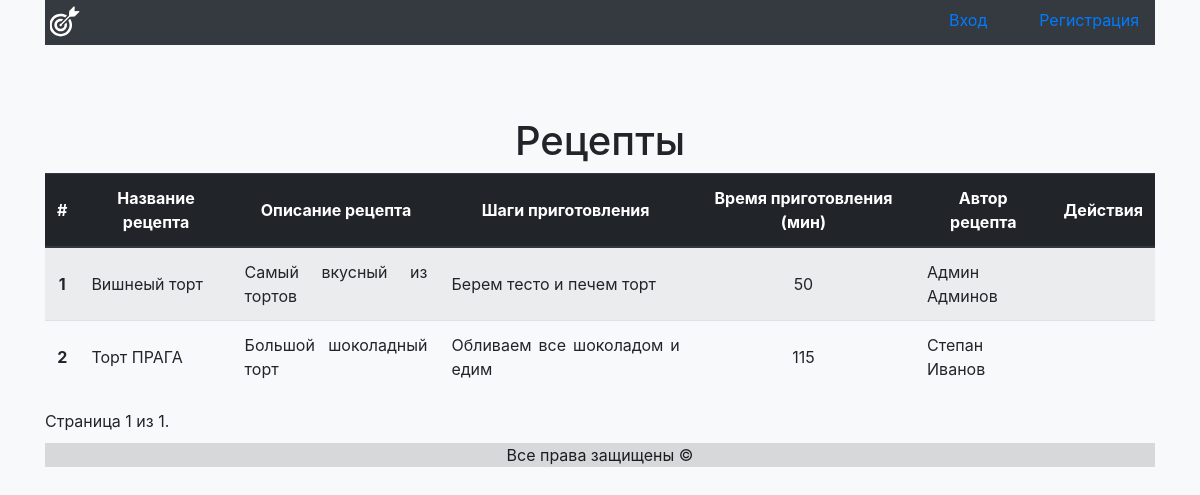
Before: /recipes/ with the older database file.
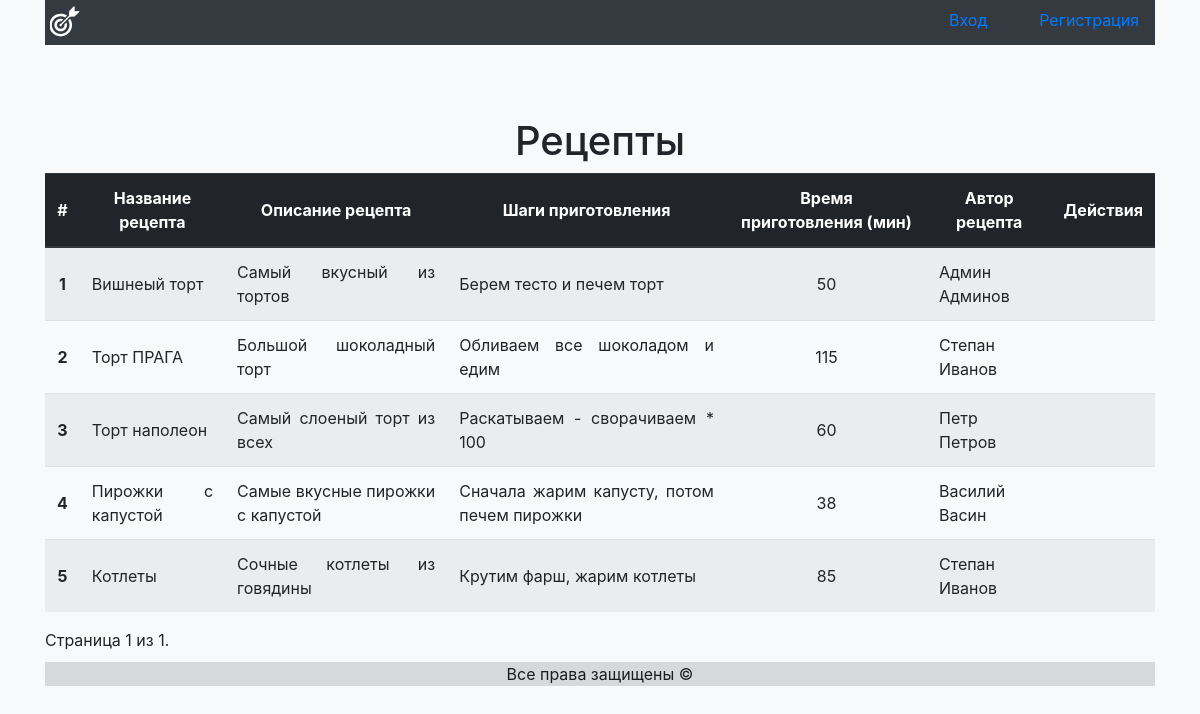
After: the same page with the newer database file.
### website/models.py (models this page shows, shortened)
class Recipe(models.Model):
    name = models.CharField(max_length=100, unique=True)
    description = models.CharField(max_length=255, blank=True, null=True)
    roadmap = models.CharField(max_length=255, blank=True, null=True)
    req_time = models.IntegerField(default=1, validators=[MinValueValidator(1)])
    image = models.CharField(max_length=255, blank=True, null=True)
    author = models.ForeignKey(User, on_delete=models.CASCADE)
    class Meta:
        ordering = ['id']

### website/views.py (the view)
# urls.py: path('recipes/', Recipes.as_view(), name='recipes'),
class Recipes(ListView):
    paginate_by = 2
    model = Recipe
    def get(self, request):
        recipes = Recipe.objects.all()
        paginator = Paginator(recipes, 5)
        page_number = request.GET.get("page")
        page_obj = paginator.get_page(page_number)
        context = {'recipes': recipes,
                   'page_obj': page_obj,
                   }
        return render(request, 'website/recipes.html', context)

### website/templatetags/make_shorter.py (called while the page is built)
@register.filter()
def make_shorter(filtering_str, filtering_width=100):
    return textwrap.shorten(filtering_str, width=filtering_width, placeholder="...")

### website/templates/website/recipes.html (shortened to what this page needs)
{% extends 'website/base.html' %}
{% load make_shorter %}
{% block header %}
<h1>
Рецепты
</h1>
{% endblock %}
{% block content %}
<div class="text-body text-justify">
    <table class="table table-hover table-striped">
        <thead class="thead-dark">
            <tr>
                <th class="text-center align-middle" scope="col">#</th>
                <th class="text-center align-middle" scope="col">Название рецепта</th>
                <th class="text-center align-middle" scope="col">Описание рецепта</th>
                <th class="text-center align-middle" scope="col">Шаги приготовления</th>
                <th class="text-center align-middle" scope="col">Время приготовления (мин)</th>
                <th class="text-center align-middle" scope="col">Автор рецепта</th>
                <th class="text-center align-middle" scope="col">Действия</th>
            </tr>
        </thead>
        <tbody>
            {% for recipe in page_obj %}
                <tr>
                    <th scope="row" class="text-center align-middle">{{ forloop.counter }}</th>
                    <td class="align-middle">{{ recipe.name }}</td>
                    <td class="align-middle">{{ recipe.description|make_shorter:120 }}</td>
                    <td class="align-middle">{{ recipe.roadmap|make_shorter:120 }}</td>
                    <td class="text-center align-middle">{{ recipe.req_time }}</td>
                    <td class="align-middle">{{ recipe.author.get_full_name|default:recipe.author.username }}</td>
                    <td class="text-center align-middle">
                    </td>
                </tr>
            {% endfor %}
        </tbody>
    </table>
</div>
<div class="pagination" style="margin-bottom: 10px">
    <span class="step-links">
        <span class="current">
            Страница {{ page_obj.number }} из {{ page_obj.paginator.num_pages }}.
        </span>
    </span>
</div>
{% endblock %}

### website/templates/website/base.html (shortened to what this page needs)
{% load static %}
<!DOCTYPE html>
<html lang="ru">
<head>
    <link rel="stylesheet" href="{% static 'website/css/bootstrap.min.css' %}">
    <link rel="stylesheet" href="{% static 'website/css/style.css' %}">
</head>
<body class="bg-light">
<div class="container">
        <div class="navbar-expand-md navbar-dark bg-dark mb-4">
            <div style="display: flex; justify-content: space-between;">
                <div style="display: flex; justify-content: left;">
                    <a class="emblem" href="/"></a>
                </div>
                <div style="display: flex; justify-content: right;">
                    {% include 'website/menu.html' %}
                </div>
            </div>
        </div>
<div class="py-5 text-center">
    <header>
        {% block header %}{% endblock %}
    </header>
    <main>
        {% block content %}{% endblock %}
    </main>
    <footer>
        <div class="alert-dark">
            Все права защищены &copy;
        </div>
    </footer>
</div>
</div>
</body>
</html>

### website/templates/website/menu.html
<p>
    <div style="display: flex; gap: 20px;">
        {% if user.is_authenticated %}
           	<a class="nav-item nav-link" href="{% url 'profile' %}">Профиль ({{ user.username }}) </a>
           	<a class="nav-item nav-link" href="{% url 'logout' %}">Выход</a>
        {% else %}
           	<a class="nav-item nav-link" href="{% url 'login' %}">Вход</a>
           	<a class="nav-item nav-link" href="{% url 'register' %}">Регистрация</a>
        {% endif %}
    </div>
</p>

Changed rows visible on the page:
added Recipe: name "Торт наполеон", description|make_shorter "Самый слоеный торт из всех", roadmap|make_shorter "Раскатываем - сворачиваем * 100", req_time "60", author.get_full_name "Петр Петров"
added Recipe: name "Пирожки с капустой", description|make_shorter "Самые вкусные пирожки с капустой", roadmap|make_shorter "Сначала жарим капусту, потом печем пирожки", req_time "38", author.get_full_name "Василий Васин"
added Recipe: name "Котлеты", description|make_shorter "Сочные котлеты из говядины", roadmap|make_shorter "Крутим фарш, жарим котлеты", req_time "85", author.get_full_name "Степан Иванов"
